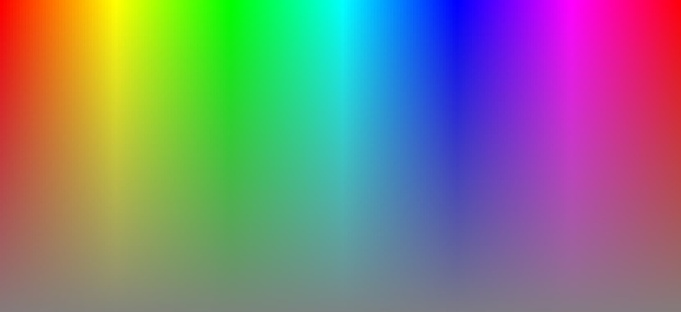
#> input picture test/color_image.jpg, 681 x 312 px, shrunk from 831 x 381 before the run
$ python test4.py
#> lines starting #> are read from the running program, lines starting #| are printed output that depends on the picture; pictures that were not available may be replaced by others from this repository, and a replacement may not be noted
from PIL import Image, ImageDraw, ImageFont


im = Image.open("color_image.jpg")
#> im is the input picture: PIL image 681x312 RGB; mean R, G, B 127.5, 127.5, 127.6

out = im.rotate(90)
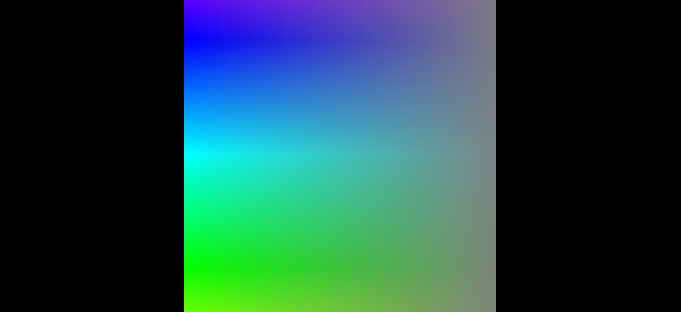
#> out: PIL image 681x312 RGB; mean R, G, B 30.9, 69.9, 68.9

out.save("test_replace4.png")


# Charger l'image
image_path = "test_replace2.png"
image = Image.open(image_path)
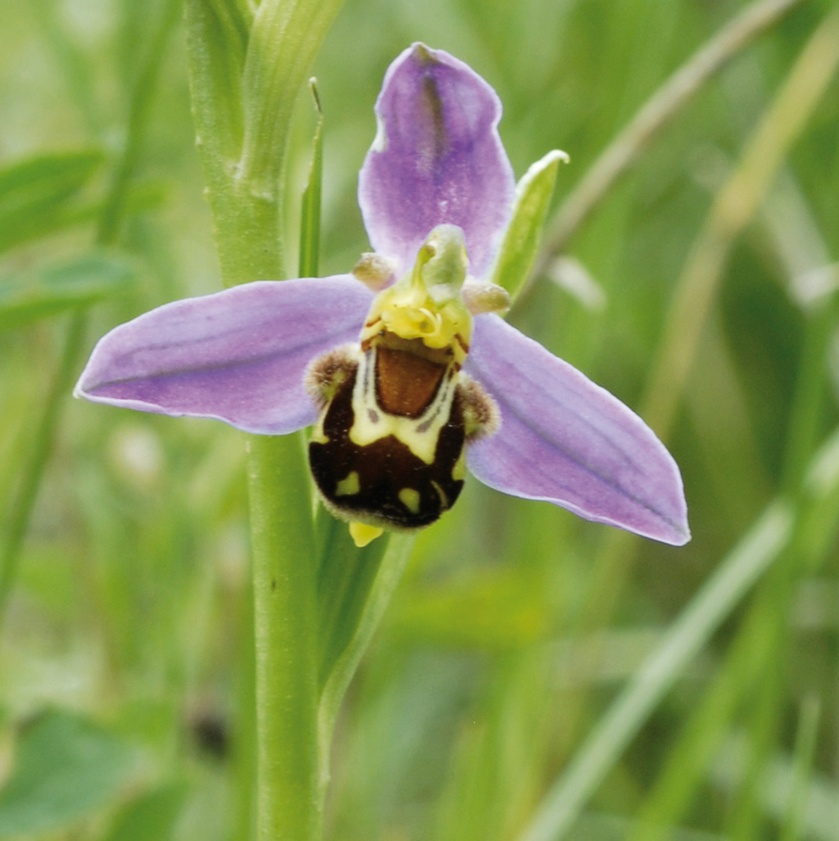
#> input picture test/test.jpg, 839 x 841 px, shrunk from 1024 x 1027 before the run, given in place of test_replace2.png, which was not available
#> image is the input picture: PIL image 839x841 RGB; mean R, G, B 132.8, 149.6, 85.1

# Créer un objet ImageDraw pour dessiner sur l'image
draw = ImageDraw.Draw(image)

# Spécifier le texte à ajouter
texte = "qqqqqqqqqqqqqqqqqq"

# Spécifier la police et la taille du texte
font = ImageFont.truetype("C:\\Users\\Trist\\PycharmProjects\\dev_image_edit\\fonts\\arial_unicode_ms.ttf", 26)  # Spécifiez le chemin de votre police et la taille souhaitée

# Spécifier la couleur du texte (en RGB)
couleur_texte = (255, 255, 255)  # Blanc

# Spécifier les coordonnées où le texte sera placé
position_texte = (100, 150)

# Dessiner le texte sur l'image
draw.text(position_texte, texte, fill=couleur_texte, font=font)

# Enregistrer l'image modifiée
image.save("test_replace2.png")
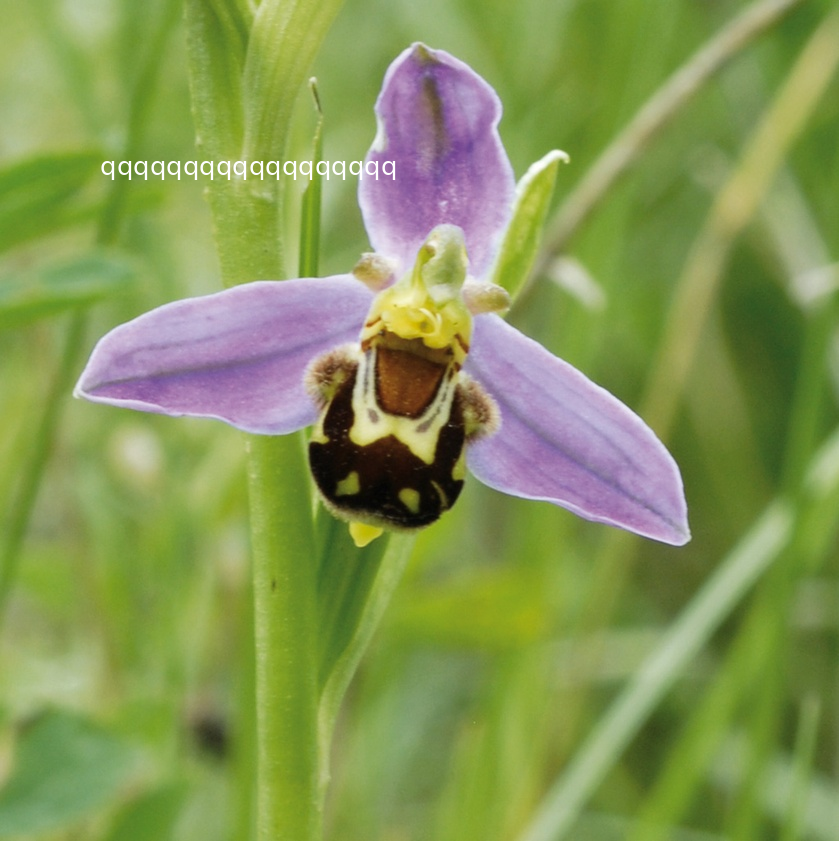
#> saved as test_replace2.png: PIL image 839x841 RGB; mean R, G, B 133.1, 149.9, 85.5

# Afficher l'image modifiée
image.show()
